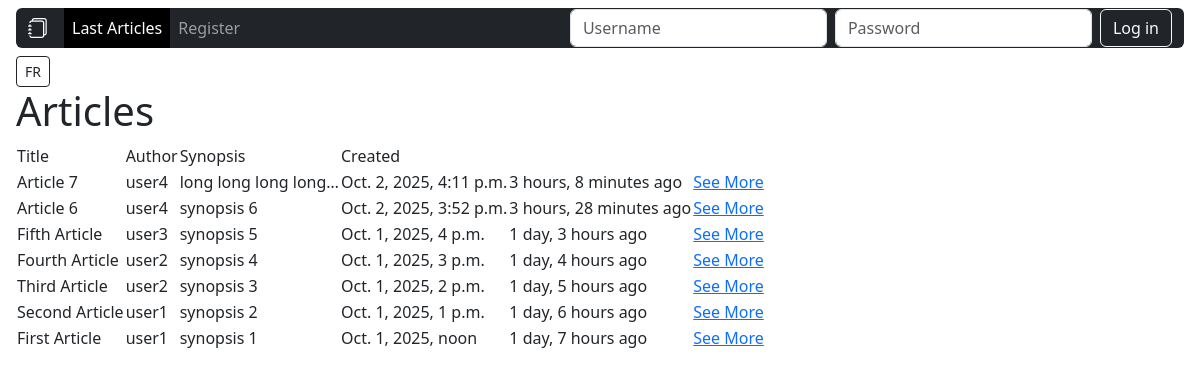
The page /articles on the database its author committed.
### articles/models.py (models this page shows, shortened)
class Article(models.Model):
	title = models.CharField(max_length=64, null=False, blank=False)
	author = models.ForeignKey(settings.AUTH_USER_MODEL, on_delete=models.CASCADE, null=False, blank=False)
	created = models.DateTimeField(auto_now_add=True)
	synopsis = models.CharField(max_length=312, null=False, blank=False)
	content = models.TextField(null=False, blank=False)

### articles/views.py (the view)
# urls.py: path('articles', ArticleListView.as_view(), name="articles"),
class ArticleListView(ListView):
	model = Article
	template_name = "articles.html"
	context_object_name = "articles"
	ordering = ['-created']

### articles/templates/articles.html (shortened to what this page needs)
{% extends "base.html" %}
{% load i18n %}
{% block content %}
<h1>{% trans "Articles" %}</h1>
<table>
	<thead>
		<tr>
			<td>{% trans "Title" %}</td>
			<td>{% trans "Author" %}</td>
			<td>{% trans "Synopsis" %}</td>
			<td>{% trans "Created" %}</td>
		</tr>
	</thead>
	<tbody>
		{% for article in articles %}
			<tr>
				<td>{{ article.title }}</td>
				<td>{{ article.author.username }}</td>
				<td>{{ article.synopsis|truncatechars:20 }}</td>
				<td>{{ article.created }}</td>
				<td>{{ article.created|timesince }} {% trans "ago" %}</td>
				<td><a href="{% url 'details' article.id %}">{% trans "See More" %}</a></td>
			</tr>
		{% endfor %}
	</tbody>
</table>
{% endblock content %}

### rows shown on the page
Article: title "Article 7", author.username "user4", synopsis "long long long long…", created "Oct. 2, 2025, 4:11 p.m.", created "3 hours, 8 minutes"
Article: title "Article 6", author.username "user4", synopsis "synopsis 6", created "Oct. 2, 2025, 3:52 p.m.", created "3 hours, 28 minutes"
Article: title "Fifth Article", author.username "user3", synopsis "synopsis 5", created "Oct. 1, 2025, 4 p.m.", created "1 day, 3 hours"
Article: title "Fourth Article", author.username "user2", synopsis "synopsis 4", created "Oct. 1, 2025, 3 p.m.", created "1 day, 4 hours"
Article: title "Third Article", author.username "user2", synopsis "synopsis 3", created "Oct. 1, 2025, 2 p.m.", created "1 day, 5 hours"
Article: title "Second Article", author.username "user1", synopsis "synopsis 2", created "Oct. 1, 2025, 1 p.m.", created "1 day, 6 hours"
Article: title "First Article", author.username "user1", synopsis "synopsis 1", created "Oct. 1, 2025, noon", created "1 day, 7 hours"
